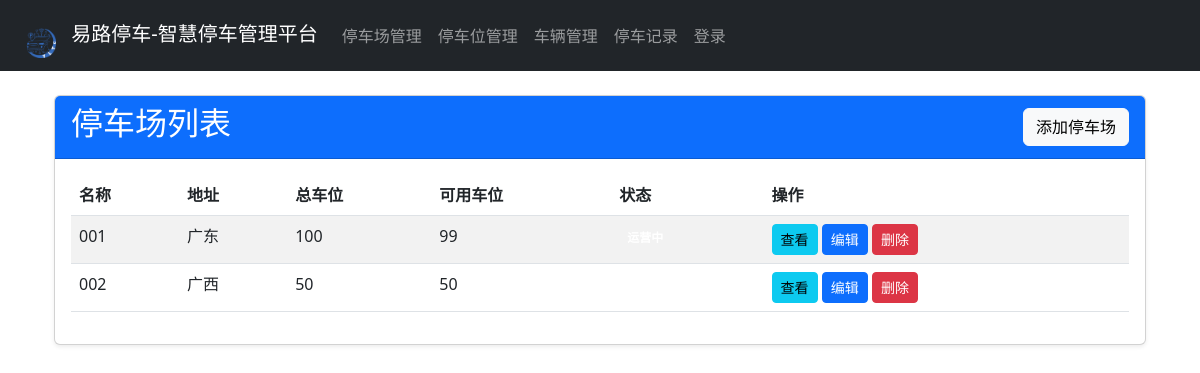
The page /lots/ on the database its author committed.
### parking/models.py (models this page shows, shortened)
class ParkingLot(models.Model):
    name = models.CharField(max_length=100, verbose_name="停车场名称")
    address = models.CharField(max_length=200, verbose_name="停车场地址")
    description = models.TextField(blank=True, null=True, verbose_name="停车场描述")
    total_spaces = models.IntegerField(verbose_name="总车位数")
    available_spaces = models.IntegerField(default=0, verbose_name="可用车位数")
    is_active = models.BooleanField(default=True, verbose_name="是否激活")
    created_at = models.DateTimeField(auto_now_add=True, verbose_name="创建时间")
    updated_at = models.DateTimeField(auto_now=True, verbose_name="更新时间")
    class Meta:
        verbose_name = "停车场"
        verbose_name_plural = "停车场管理"

### parking/views.py (the view)
# urls.py: path('lots/', views.parking_lot_list, name='parking_lot_list'),
def parking_lot_list(request):
    lots = ParkingLot.objects.all()
    for lot in lots:
        available_spaces = lot.spaces.filter(status='available').count()
        if lot.available_spaces != available_spaces:
            lot.available_spaces = available_spaces
            lot.save()
    return render(request, 'parking/lots/list.html', {'parking_lots': lots})

### parking/templates/parking/lots/list.html (shortened to what this page needs)
{% extends 'parking/base.html' %}
{% block content %}
<div class="container mt-4">
    <div class="card shadow-sm">
        <div class="card-header bg-primary text-white d-flex justify-content-between align-items-center">
            <h2>停车场列表</h2>
            <a href="{% url 'parking_lot_create' %}" class="btn btn-light">添加停车场</a>
        </div>
        <div class="card-body">
            <table class="table table-striped table-hover">
                <thead class="thead-dark">
                    <tr>
                        <th>名称</th>
                        <th>地址</th>
                        <th>总车位</th>
                        <th>可用车位</th>
                        <th>状态</th>
                        <th>操作</th>
                    </tr>
                </thead>
                <tbody>
                    {% for lot in parking_lots %}
                    <tr>
                        <td>{{ lot.name }}</td>
                        <td>{{ lot.address }}</td>
                        <td>{{ lot.total_spaces }}</td>
                        <td>{{ lot.available_spaces }}</td>
                        <td>
                            <span class="badge {% if lot.is_active %}badge-success{% else %}badge-danger{% endif %}">
                            </span>
                        </td>
                        <td>
                            <a href="{% url 'parking_lot_detail' lot.id %}" class="btn btn-sm btn-info mr-1">查看</a>
                            <a href="{% url 'parking_lot_update' lot.id %}" class="btn btn-sm btn-primary mr-1">编辑</a>
                            <a href="{% url 'parking_lot_delete' lot.id %}" class="btn btn-sm btn-danger" onclick="return confirm('确定要删除停车场 {{ lot.name }} 吗？')">删除</a>
                        </td>
                    </tr>
                    {% empty %}
                    <tr>
                        <td colspan="6" class="text-center">暂无停车场数据</td>
                    </tr>
                    {% endfor %}
                </tbody>
            </table>
        </div>
    </div>
</div>
{% endblock %}

### rows shown on the page
ParkingLot: name "001", address "广东", total_spaces "100", available_spaces "99"
ParkingLot: name "002", address "广西", total_spaces "50", available_spaces "50"
